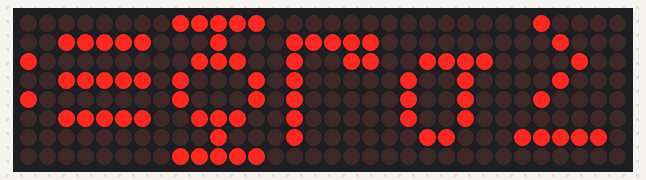
Bench run of a sketch on a simulated Arduino Uno, built with avr-gcc and run on an emulated ATmega328P. Parts: 32×8 LED matrix.

Above: at 3.09 s.
At 3.63 s:
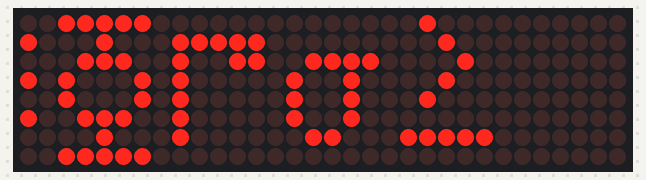
At 4.17 s:
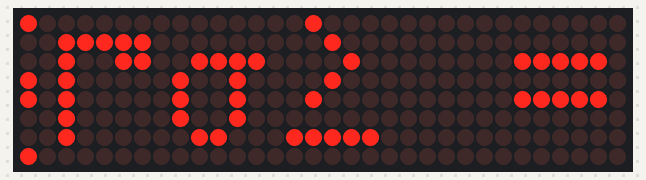
At 4.71 s:
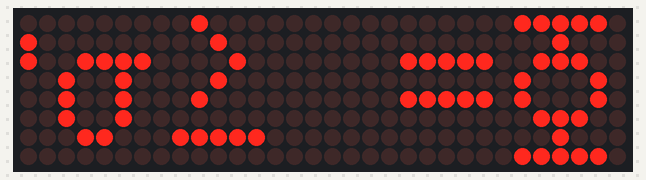
At 5.25 s:
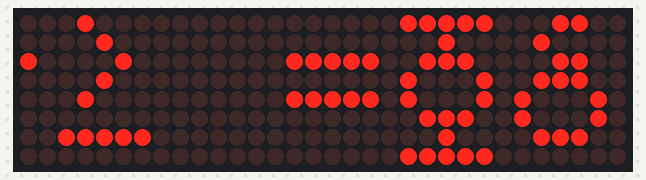

Measured:
- by itself, everything shown: repeats every 8.4 s, in 95 steps

The sketch:

matrix_module_time.ino
```cpp
#include <SPI.h>
#include <Adafruit_GFX.h>
#include <Max72xxPanel.h>

#include "Utils.h"
int pinCS = 9;
int numberOfHorizontalDisplays = 1; // теперь у нас по-горизонтали 6 матриц
int numberOfVerticalDisplays = 4; // а по-вертикали, по-прежнему, одна

Max72xxPanel matrix = Max72xxPanel(pinCS, numberOfHorizontalDisplays, numberOfVerticalDisplays);

Utils utils = Utils();

String tape = ""; // текст, который будет плыть
int wait = 80; // время между крайними перемещениями букв

int spacer = 1; // расстояние между буквами
int width = 5 + spacer; // размер шрифта

void setup() {
    tape = utils.utf8rus("Привет Нил!");
    matrix.setIntensity(1); // яркость
    matrix.setRotation(matrix.getRotation() + 1);
}

void loop() {
    for ( int i = 0 ; i < width * tape.length() + matrix.width() - 1 - spacer; i++ ) {
        matrix.fillScreen(LOW);

        int letter = i / width;
        int x = (matrix.width() - 1) - i % width;
        int y = (matrix.height() - 8) / 2; // center the text vertically

        while ( x + width - spacer >= 0 && letter >= 0 ) {
            if ( letter < tape.length() ) {
                matrix.drawChar(x, y, tape[letter], HIGH, LOW, 1);
            }
            letter--;
            x -= width;
        }

        matrix.write();
        delay(wait);
    }
}
```

Utils.cpp
```cpp
#include "Utils.h"
#include <Arduino.h>

Utils::Utils() {}

Utils::~Utils() {}

String Utils::utf8rus(String source) {
    int i, k;
    String target;
    unsigned char n;
    char m[2] = { '0', '\0' };

    k = source.length(); i = 0;
    while (i < k) {
    n = source[i]; i++;
    if (n >= 0xC0) {
      switch (n) {
        case 0xD0: {
            n = source[i]; i++;
            if (n == 0x81) {
              n = 0xA8;
              break;
            }
            if (n >= 0x90 && n <= 0xBF) n = n + 0x2F;
            break;
          }
        case 0xD1: {
            n = source[i]; i++;
            if (n == 0x91) {
              n = 0xB7;
              break;
            }
            if (n >= 0x80 && n <= 0x8F) n = n + 0x6F;
            break;
          }
      }
    }
    m[0] = n; target = target + String(m);
    }
    return target;
}
```

Utils.h
```cpp
#ifndef UTILS_H
#define UTILS_H

#if ARDUINO >= 100
 #include <Arduino.h>
 #include <string.h>
#else
 #include <WProgram.h>
#endif

class Utils {
    public:
        Utils();
        ~Utils();
        String utf8rus(String source);
};

#endif
```
